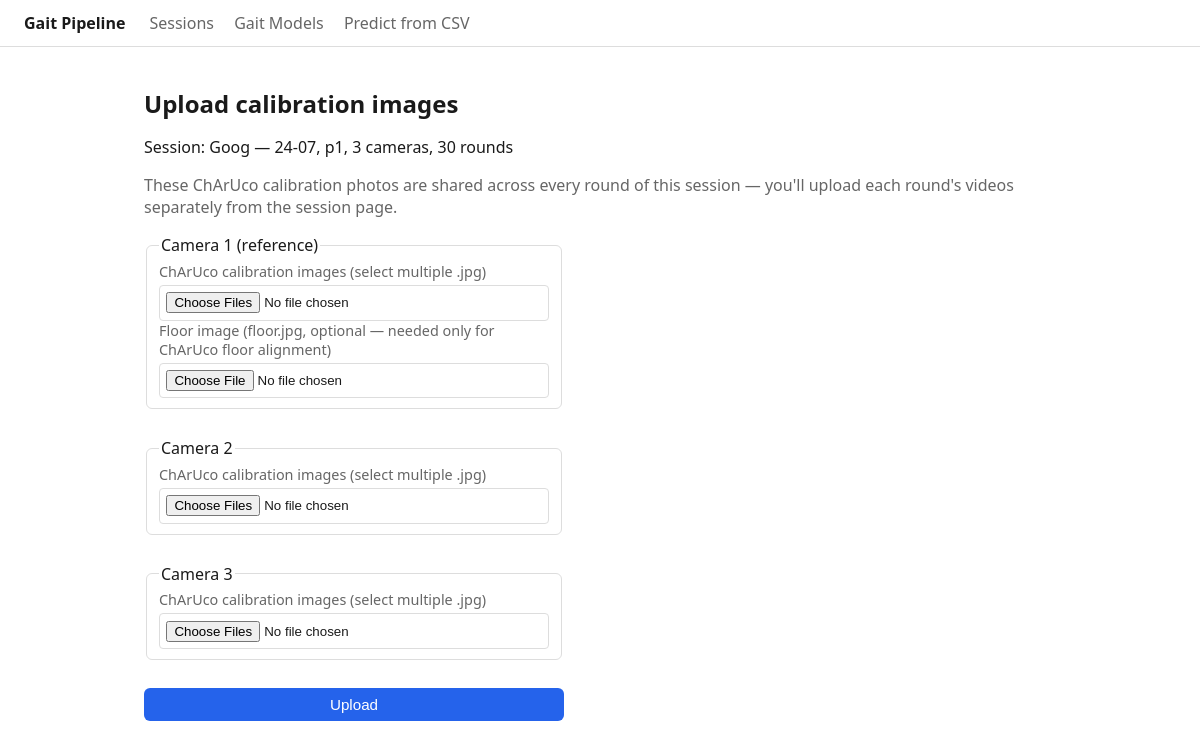
Page /sessions/1/upload on the committed database.
### app/db.py (models this page shows)
class CaptureSession(Base):
    __tablename__ = "capture_sessions"
    id = Column(Integer, primary_key=True)
    subject_name = Column(String, nullable=False)
    day = Column(Integer, nullable=False)
    month = Column(Integer, nullable=False)
    p_no = Column(Integer, nullable=False)
    total_rounds = Column(Integer, nullable=False, default=1)
    camera_count = Column(Integer, nullable=False, default=2)
    input_dir = Column(String, nullable=False)
    output_dir = Column(String, nullable=False)
    alignment_method = Column(String, nullable=False, default="pca")
    created_at = Column(DateTime, default=datetime.datetime.utcnow)
    jobs = relationship("Job", back_populates="capture_session", cascade="all, delete-orphan")

### app/routes/sessions.py (the view)
@router.get("/sessions/{session_id}/upload")
def upload_calibration_images_form(request: Request, session_id: int):
    db = SessionLocal()
    try:
        cs = db.get(CaptureSession, session_id)
        return templates.TemplateResponse(
            request, "session_upload.html",
            {"session": cs, "camera_range": range(1, cs.camera_count + 1)},
        )
    finally:
        db.close()

### app/templates/session_upload.html (shortened to what this page needs)
{% extends "base.html" %}
{% block content %}
<h1>Upload calibration images</h1>
<p>Session: {{ session.subject_name }} — {{ "%02d"|format(session.day) }}-{{ "%02d"|format(session.month) }},
   p{{ session.p_no }}, {{ session.camera_count }} cameras, {{ session.total_rounds }} rounds</p>
<p class="muted">These ChArUco calibration photos are shared across every round of this session —
   you'll upload each round's videos separately from the session page.</p>
<form method="post" action="/sessions/{{ session.id }}/upload" enctype="multipart/form-data" class="form">
  {% for i in camera_range %}
  <fieldset>
    <legend>Camera {{ i }}{% if i == 1 %} (reference){% endif %}</legend>
    <label>ChArUco calibration images (select multiple .jpg)
      <input type="file" name="cam{{ i }}_images" multiple accept="image/jpeg">
    </label>
    {% if i == 1 %}
    <label>Floor image (floor.jpg, optional — needed only for ChArUco floor alignment)
      <input type="file" name="floor_image" accept="image/jpeg">
    </label>
    {% endif %}
  </fieldset>
  {% endfor %}
  <button type="submit" class="button">Upload</button>
</form>
{% endblock %}

### app/static/style.css (style rules this page uses)
:root { color-scheme: light dark; --bg: #ffffff; --fg: #1a1a1a; --muted: #666; --border: #ddd; --accent: #2563eb; --accent-fg: #ffffff; }
* { box-sizing: border-box; }
body { margin: 0; font-family: system-ui, -apple-system, "Segoe UI", sans-serif; background: var(--bg); color: var(--fg); }
h1 { font-size: 1.5rem; }
.muted { color: var(--muted); }
.button { display: inline-block; padding: 0.5rem 1rem; border-radius: 6px; background: var(--accent); color: var(--accent-fg); text-decoration: none; border: none; cursor: pointer; font-size: 0.95rem; }
.form, .form-inline { display: flex; flex-direction: column; gap: 0.75rem; max-width: 420px; }
.form label { display: flex; flex-direction: column; gap: 0.25rem; font-size: 0.9rem; color: var(--muted); }
.form input, .form select, .form-inline select { padding: 0.4rem; border: 1px solid var(--border); border-radius: 4px; background: var(--bg); color: var(--fg); }
fieldset { border: 1px solid var(--border); border-radius: 6px; margin-bottom: 1rem; }

### rows in the picture
CaptureSession: subject_name "Goog", day "24", month "07", p_no "1", camera_count "3", total_rounds "30"

### other values in the picture
{{ i }} "1" "2" "3"
